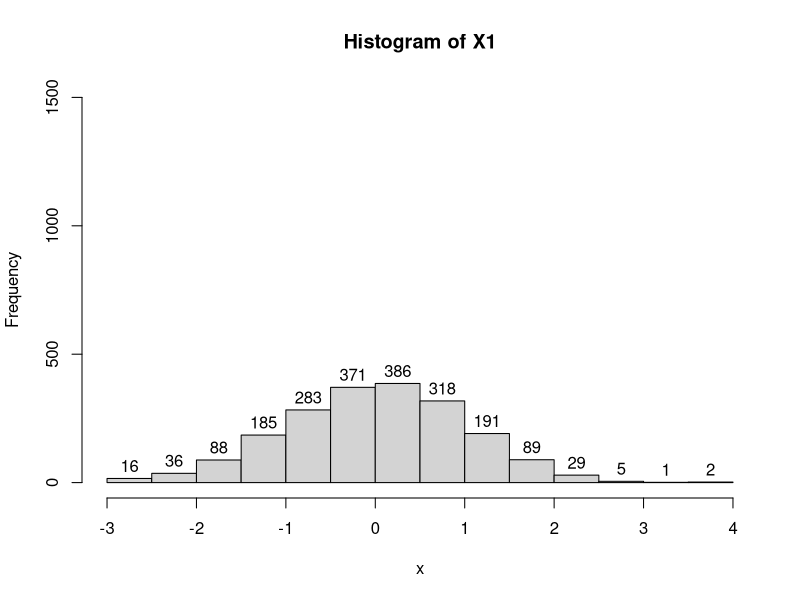
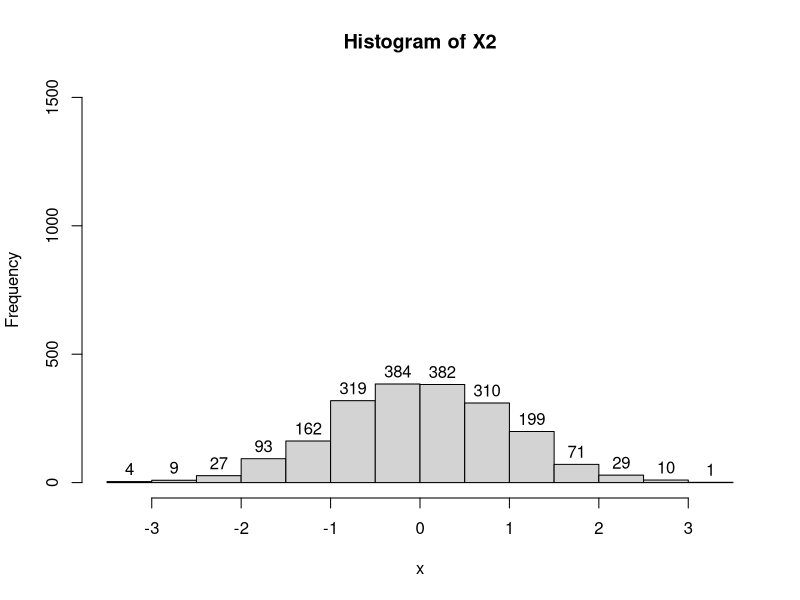

These charts were generated, in order, by the following R code:
X1<-numeric()
X2<-numeric()
U1<-runif(2000, min=0, max=1)
U2<-runif(2000, min=0, max=1)
for (i in 1:2000)
{
  t1<-((-2)*(log(U1[i])))**0.5
  t2<-cos(2*pi*U2[i])
  X1[i]<-t1*t2
  t3<-sin(2*pi*U2[i])
  X2[i]<-t1*t3
}
hist(X1, xlab = 'x', labels=TRUE, ylim=c(0,1500))
hist(X2, xlab = 'x', labels=TRUE, ylim=c(0,1500))